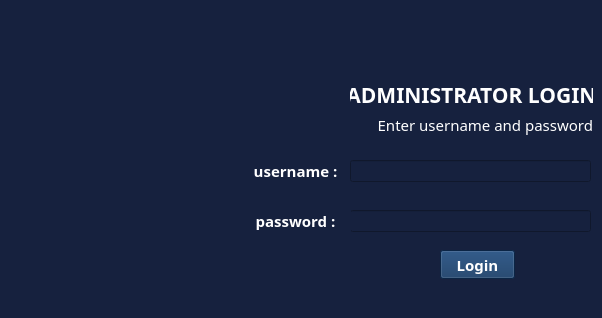
    <widget class="QWidget" name="tab">
     <property name="font">
      <font>
       <pointsize>14</pointsize>
      </font>
     </property>
     <property name="styleSheet">
      <string notr="true">background-color: rgb(22, 33, 62);</string>
     </property>
     <attribute name="title">
      <string>Login</string>
     </attribute>
     <widget class="QLabel" name="label_2">
      <property name="geometry">
       <rect>
        <x>350</x>
        <y>80</y>
        <width>243</width>
        <height>29</height>
       </rect>
      </property>
      <property name="font">
       <font>
        <family>Poppins</family>
        <pointsize>16</pointsize>
        <bold>true</bold>
        <kerning>true</kerning>
       </font>
      </property>
      <property name="layoutDirection">
       <enum>Qt::LeftToRight</enum>
      </property>
      <property name="styleSheet">
       <string notr="true">color: rgb(255, 255, 255);</string>
      </property>
      <property name="text">
       <string>ADMINISTRATOR LOGIN</string>
      </property>
      <property name="scaledContents">
       <bool>true</bool>
      </property>
      <property name="alignment">
       <set>Qt::AlignCenter</set>
      </property>
     </widget>
     <widget class="QLabel" name="label_3">
      <property name="geometry">
       <rect>
        <x>350</x>
        <y>110</y>
        <width>243</width>
        <height>29</height>
       </rect>
      </property>
      <property name="font">
       <font>
        <family>Poppins</family>
        <pointsize>11</pointsize>
        <italic>false</italic>
        <bold>false</bold>
        <kerning>true</kerning>
       </font>
      </property>
      <property name="layoutDirection">
       <enum>Qt::LeftToRight</enum>
      </property>
      <property name="styleSheet">
       <string notr="true">color: rgb(255, 255, 255);</string>
      </property>
      <property name="text">
       <string>Enter username and password</string>
      </property>
      <property name="scaledContents">
       <bool>true</bool>
      </property>
      <property name="alignment">
       <set>Qt::AlignRight|Qt::AlignTrailing|Qt::AlignVCenter</set>
      </property>
     </widget>
     <widget class="QLabel" name="label_4">
      <property name="geometry">
       <rect>
        <x>240</x>
        <y>150</y>
        <width>111</width>
        <height>41</height>
       </rect>
      </property>
      <property name="font">
       <font>
        <family>Poppins</family>
        <pointsize>11</pointsize>
        <italic>false</italic>
        <bold>true</bold>
        <kerning>true</kerning>
       </font>
      </property>
      <property name="layoutDirection">
       <enum>Qt::LeftToRight</enum>
      </property>
      <property name="styleSheet">
       <string notr="true">color: rgb(255, 255, 255);</string>
      </property>
      <property name="text">
       <string>username :</string>
      </property>
      <property name="scaledContents">
       <bool>true</bool>
      </property>
      <property name="alignment">
       <set>Qt::AlignCenter</set>
      </property>
     </widget>
     <widget class="QLineEdit" name="tb01">
      <property name="geometry">
       <rect>
        <x>350</x>
        <y>160</y>
        <width>241</width>
        <height>22</height>
       </rect>
      </property>
      <property name="font">
       <font>
        <family>Poppins Medium</family>
        <pointsize>11</pointsize>
       </font>
      </property>
      <property name="styleSheet">
       <string notr="true">color: rgb(255, 255, 255);</string>
      </property>
      <property name="text">
       <string/>
      </property>
     </widget>
     <widget class="QLineEdit" name="tb02">
      <property name="geometry">
       <rect>
        <x>350</x>
        <y>210</y>
        <width>241</width>
        <height>22</height>
       </rect>
      </property>
      <property name="font">
       <font>
        <pointsize>10</pointsize>
       </font>
      </property>
      <property name="styleSheet">
       <string notr="true">color: rgb(255, 255, 255);</string>
      </property>
      <property name="text">
       <string/>
      </property>
      <property name="echoMode">
       <enum>QLineEdit::Password</enum>
      </property>
     </widget>
     <widget class="QLabel" name="label_5">
      <property name="geometry">
       <rect>
        <x>240</x>
        <y>200</y>
        <width>111</width>
        <height>41</height>
       </rect>
      </property>
      <property name="font">
       <font>
        <family>Poppins</family>
        <pointsize>11</pointsize>
        <italic>false</italic>
        <bold>true</bold>
        <kerning>true</kerning>
       </font>
      </property>
      <property name="layoutDirection">
       <enum>Qt::LeftToRight</enum>
      </property>
      <property name="styleSheet">
       <string notr="true">color: rgb(255, 255, 255);</string>
      </property>
      <property name="text">
       <string>password :</string>
      </property>
      <property name="scaledContents">
       <bool>true</bool>
      </property>
      <property name="alignment">
       <set>Qt::AlignCenter</set>
      </property>
     </widget>
     <widget class="QPushButton" name="b01">
      <property name="geometry">
       <rect>
        <x>440</x>
        <y>250</y>
        <width>75</width>
        <height>29</height>
       </rect>
      </property>
      <property name="font">
       <font>
        <family>Poppins</family>
        <pointsize>11</pointsize>
        <bold>true</bold>
       </font>
      </property>
      <property name="styleSheet">
       <string notr="true">background-color: rgb(15, 52, 96);
color: rgb(255, 255, 255);</string>
      </property>
      <property name="text">
       <string>Login</string>
      </property>
     </widget>
     <widget class="QLabel" name="label_6">
      <property name="geometry">
       <rect>
        <x>50</x>
        <y>100</y>
        <width>131</width>
        <height>141</height>
       </rect>
      </property>
      <property name="text">
       <string/>
      </property>
      <property name="pixmap">
       <pixmap>../src/login.png</pixmap>
      </property>
      <property name="scaledContents">
       <bool>true</bool>
      </property>
     </widget>
     <widget class="QLabel" name="l01">
      <property name="geometry">
       <rect>
        <x>410</x>
        <y>280</y>
        <width>136</width>
        <height>29</height>
       </rect>
      </property>
      <property name="font">
       <font>
        <family>Poppins</family>
        <pointsize>11</pointsize>
        <italic>false</italic>
        <bold>false</bold>
        <kerning>true</kerning>
       </font>
      </property>
      <property name="layoutDirection">
       <enum>Qt::LeftToRight</enum>
      </property>
      <property name="styleSheet">
       <string notr="true">color: rgb(255, 255, 255);</string>
      </property>
      <property name="text">
       <string/>
      </property>
      <property name="scaledContents">
       <bool>true</bool>
      </property>
      <property name="alignment">
       <set>Qt::AlignCenter</set>
      </property>
     </widget>
    </widget>
